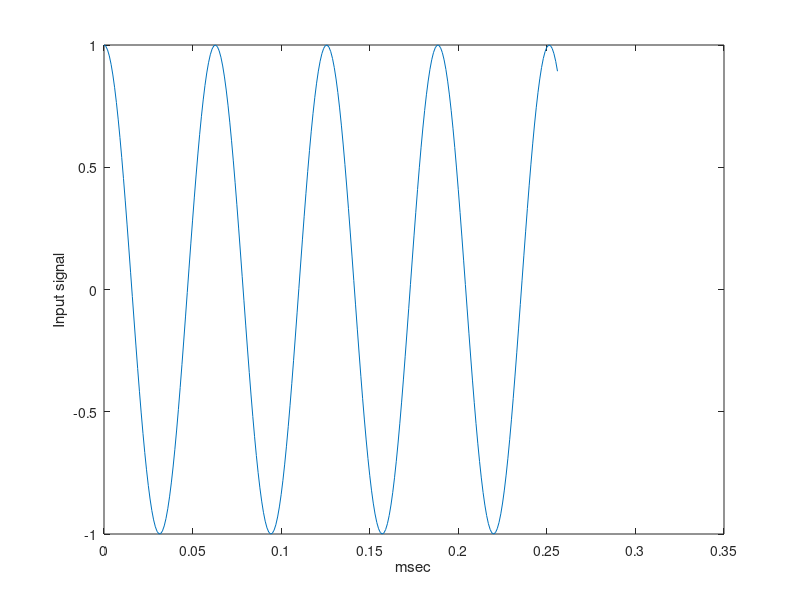
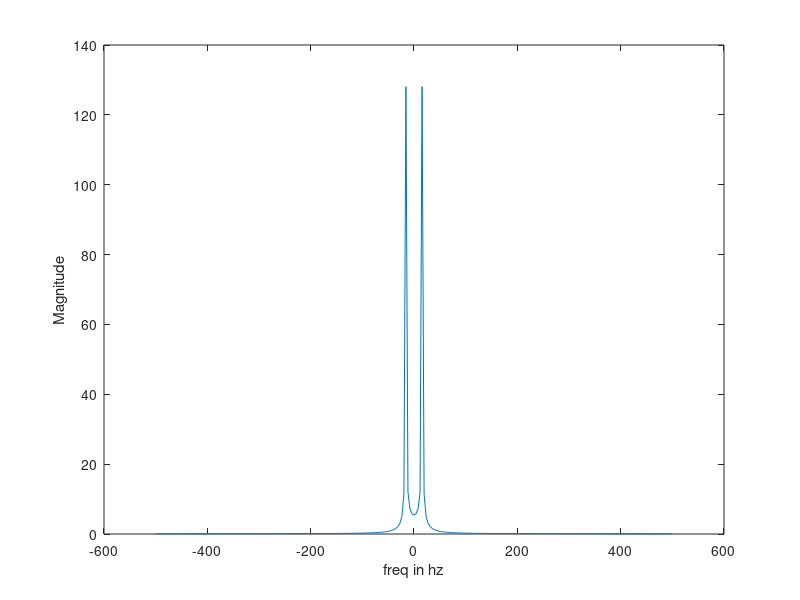
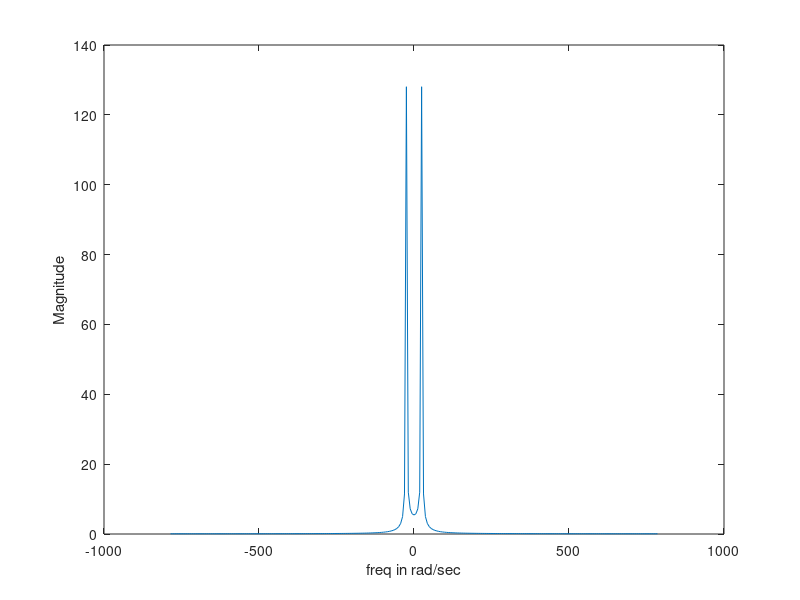
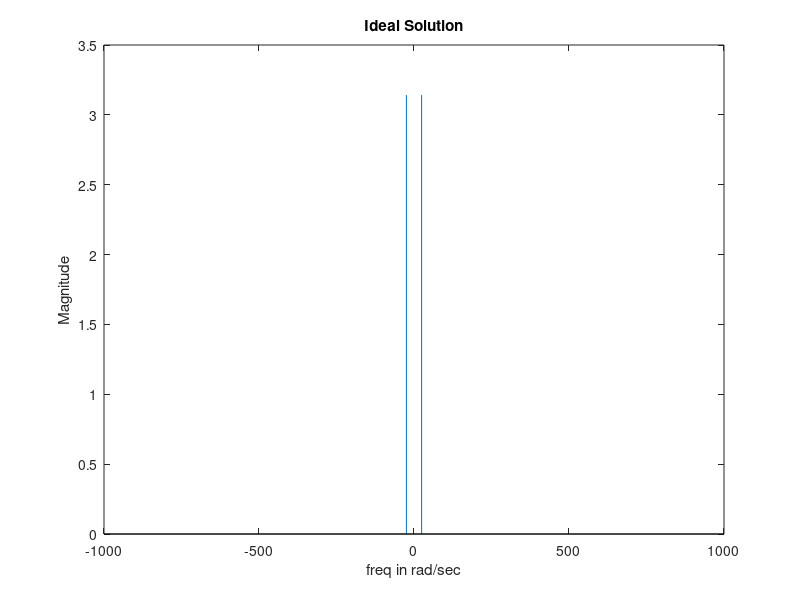

Write MATLAB code to recreate these figures, in order.
% Example 3.13 - p 119 Blandford and Parr
%
% F. Frigo  15-Sep-2020
%
sample_period=0.001;
N = 256+1; 
t= 0:sample_period:(N-1)*sample_period;
hz=linspace(-0.5/sample_period, 0.5/sample_period, N);
w=hz/2*pi;

w0 = 100.0;
magnitude = 1.0;
x = magnitude*cos(w0*t);

figure();
plot(t, x);
ylabel('Input signal');
xlabel('msec');

X=fft(x,N);
XM=fftshift(X);
figure();
plot(hz, abs(XM));
ylabel('Magnitude');
xlabel('freq in hz');

figure();
plot(w, abs(XM));
ylabel('Magnitude');
xlabel('freq in rad/sec');

% Analytic solution using table 3.3 on page 96
XM_ideal = zeros(N);
offset = (N+1)/2; 
w0_index = round(w0/(8*pi));
XM_ideal(offset - w0_index) = magnitude*pi; 
XM_ideal(offset + w0_index) = magnitude*pi;
figure();
stem(w,abs(XM_ideal), 'Marker', 'none');
ylabel('Magnitude');
xlabel('freq in rad/sec');
title('Ideal Solution'); drawnow;
